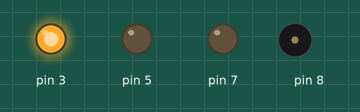
This sketch was run on a simulated Arduino Uno, built with avr-gcc and run on an emulated ATmega328P. On the bench: output pins drawn as LEDs (lit = HIGH), buzzer (waves = sounding).

Above: at 0.6 s.
At 1.1 s:
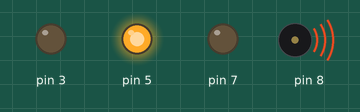
At 1.6 s:
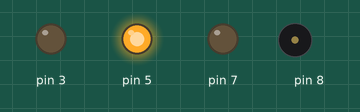
At 2.05 s:
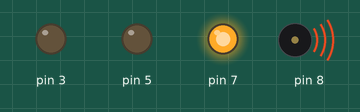
At 3.1 s:
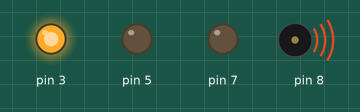
At 5.5 s:
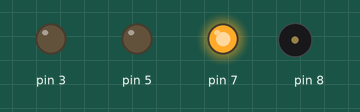
Timing chart, 0 to 6.9 s (numbered marks = the images above):
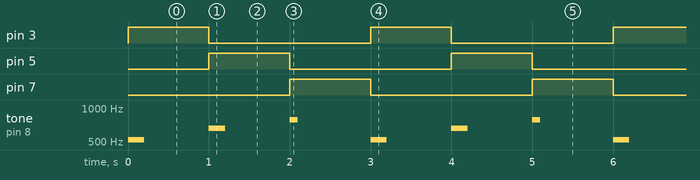

Measured:
- by itself, pin 3, pin 5, pin 7: alternates HIGH for 1.0 s and LOW for 2.0 s
- by itself, tone on pin 8: repeats every 3.0 s: silent 0.80 s, 659 Hz 0.20 s, silent 0.80 s, 784 Hz 0.10 s, silent 0.90 s, 523 Hz 0.20 s

The sketch:

week03_4_pin3_pin5_pin7_digitalWrite_HIGH_LOW.ino
```cpp
void setup() {
  pinMode(3,OUTPUT);//讓3號腳會亮
  pinMode(5,OUTPUT);//讓5號腳會亮
  pinMode(7,OUTPUT);//7讓號腳會亮
  pinMode(8,OUTPUT);//讓8號腳負責發聲 每次發聲也會亮
}

void loop() {
  digitalWrite(3,HIGH);//3號腳亮
  tone(8,523,200);//8號發出Do 也會亮
  delay(1000);
  digitalWrite(3,LOW);//3號腳暗

  digitalWrite(5,HIGH);//5號腳亮
  tone(8,659,200);//8號發出Mi 也會亮
  delay(1000);
  digitalWrite(5,LOW);//5號腳暗

  digitalWrite(7,HIGH); //7號腳亮
  tone(8,784,100);//8號發出So 也會亮
  delay(1000);
  digitalWrite(7,LOW); //7號腳暗
}
```
